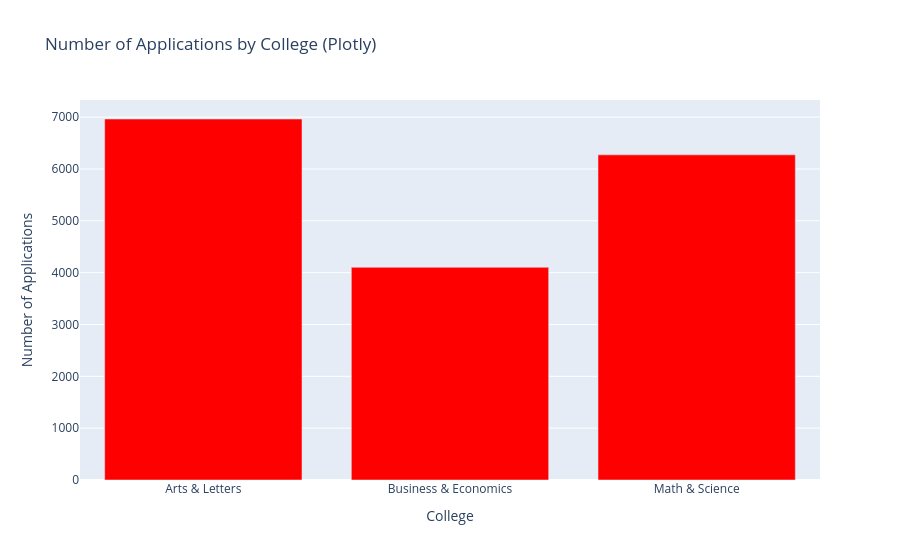

The code cell stored with this chart in its notebook:
### Code cell
# 1c. Plotly bar chart (interactive: hover to see the exact count)
fig = px.bar(
    x=college_counts.index, 
    y=college_counts.values,
    color_discrete_sequence= ['red'],        
    labels={'x': 'College', 
            'y': 'Number of Applications'},
             title='Number of Applications by College (Plotly)',
)
fig.show()

### Figure 1 — Plotly figure (JSON) as saved in the notebook; plotly's stock layout.template omitted (floating-point values rounded to 4 significant figures)
{"data": [{"hovertemplate": "College=%{x}<br>Number of Applications=%{y}<extra></extra>", "legendgroup": "", "marker": {"color": "red", "pattern": {"shape": ""}}, "name": "", "orientation": "v", "showlegend": false, "textposition": "auto", "type": "bar", "x": ["Arts & Letters", "Business & Economics", "Math & Science"], "xaxis": "x", "y": [6964, 4103, 6272], "yaxis": "y"}], "layout": {"barmode": "relative", "legend": {"tracegroupgap": 0}, "title": {"text": "Number of Applications by College (Plotly)"}, "xaxis": {"anchor": "y", "domain": [0, 1], "title": {"text": "College"}}, "yaxis": {"anchor": "x", "domain": [0, 1], "title": {"text": "Number of Applications"}}}}
